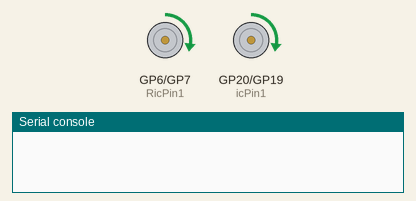
Bench run of a program on a simulated Raspberry Pi Pico running MicroPython. On the bench: motor-driver pin pairs drawn as motors (green arrow = first pin HIGH = forward, orange = second pin HIGH = backward, longer = more drive), the last lines printed to the serial console.

Above: at 0.12 s.
At 2.2 s:
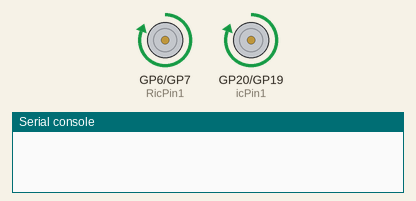
At 9.2 s:
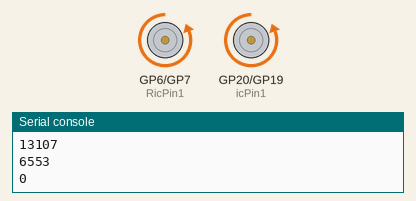
At 12.8 s:
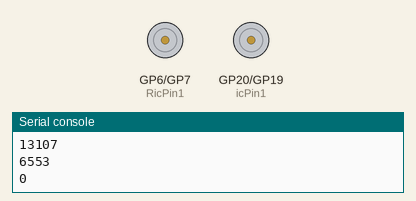
Timing chart, 0 to 18.2 s (numbered marks = the images above):
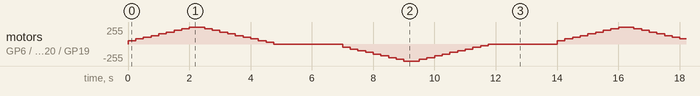

The program:

PW_116_basic_motor.py
```python
'''
this is from the Kitronik autonomous vehicle.See if I can get it to run with thke pins from this :
#Motors: controls the motor directions and speed for both motors
    def _initMotors(self):
        self.motor1Forward=PWM(Pin(20))
        self.motor1Reverse=PWM(Pin(19))
        self.motor2Forward=PWM(Pin(6))
        self.motor2Reverse=PWM(Pin(7))
        #set the PWM to 100Hz
        self.motor1Forward.freq(100)
        self.motor1Reverse.freq(100)
        self.motor2Forward.freq(100)
        self.motor2Reverse.freq(100)
        self.motorOff("l")
        self.motorOff("r")
the below code works for the  TA6586 Motor Controller   from the sunfounder kit
'''
# from machine import Pin,PWM
# import time
# icPin1=Pin(20,Pin.OUT)
# icPin2=Pin(19,Pin.OUT)
# # icPin1=Pin(14,Pin.OUT)
# # icPin2=Pin(15,Pin.OUT)
# fPWM=PWM(icPin1)
# rPWM=PWM(icPin2)
# fPWM.freq(1000)
# rPWM.freq(1000)
# try:
#     while True:
#         for speed in range(20,101,10):
#             rPWM.duty_u16(0)
#             fPWM.duty_u16(int(speed/100*65535))
#             time.sleep(.25)
#         for speed in range(100,-1,-10):
#             rPWM.duty_u16(0)
#             fPWM.duty_u16(int(speed/100*65535))
#             print(int(speed/100*65535))
#             time.sleep(.25)
#         time.sleep(2)
#         for speed in range(20,101,10):
#             fPWM.duty_u16(0)
#             rPWM.duty_u16(int(speed/100*65535))
#             time.sleep(.25)
#         for speed in range(100,-1,-10):
#             fPWM.duty_u16(0)
#             rPWM.duty_u16(int(speed/100*65535))
#             print(int(speed/100*65535))
#             time.sleep(.25)
#         time.sleep(2)


# except KeyboardInterrupt:
#     print("Program Stopped by User")
#     rPWM.duty_u16(0)
#     fPWM.duty_u16(0)
#     time.sleep(.15)
#     rPWM.deinit()
#     fPWM.deinit()
#     icPin1.off()
#     icPin2.off()
## for two motors. Set up for the autonomous Kitronik vehicle
from machine import Pin,PWM
import time
##left motor
icPin1=Pin(20,Pin.OUT)
icPin2=Pin(19,Pin.OUT)
# icPin1=Pin(14,Pin.OUT)
# icPin2=Pin(15,Pin.OUT)
fPWM=PWM(icPin1)
rPWM=PWM(icPin2)
fPWM.freq(1000)
rPWM.freq(1000)
## right motor
RicPin1=Pin(6,Pin.OUT)
RicPin2=Pin(7,Pin.OUT)
# icPin1=Pin(14,Pin.OUT)
# icPin2=Pin(15,Pin.OUT)
RfPWM=PWM(RicPin1)
RrPWM=PWM(RicPin2)
RfPWM.freq(1000)
RrPWM.freq(1000)
try:
    while True:
        for speed in range(20,101,10):
            rPWM.duty_u16(0)
            fPWM.duty_u16(int(speed/100*65535))
            RrPWM.duty_u16(0)
            RfPWM.duty_u16(int(speed/100*65535))
            time.sleep(.25)
        for speed in range(100,-1,-10):
            rPWM.duty_u16(0)
            fPWM.duty_u16(int(speed/100*65535))
            RrPWM.duty_u16(0)
            RfPWM.duty_u16(int(speed/100*65535))
            print(int(speed/100*65535))
            time.sleep(.25)
        time.sleep(2)
        for speed in range(20,101,10):
            fPWM.duty_u16(0)
            rPWM.duty_u16(int(speed/100*65535))
            RfPWM.duty_u16(0)
            RrPWM.duty_u16(int(speed/100*65535))
            time.sleep(.25)
        for speed in range(100,-1,-10):
            fPWM.duty_u16(0)
            rPWM.duty_u16(int(speed/100*65535))
            RfPWM.duty_u16(0)
            RrPWM.duty_u16(int(speed/100*65535))
            print(int(speed/100*65535))
            time.sleep(.25)
        time.sleep(2)


except KeyboardInterrupt:
    print("Program Stopped by User")
    rPWM.duty_u16(0)
    fPWM.duty_u16(0)
    RrPWM.duty_u16(0)
    RfPWM.duty_u16(0)
    time.sleep(.15)
    rPWM.deinit()
    fPWM.deinit()
    RrPWM.deinit()
    RfPWM.deinit()
    icPin1.off()
    icPin2.off()
    RicPin1.off()
    RicPin2.off()
```
